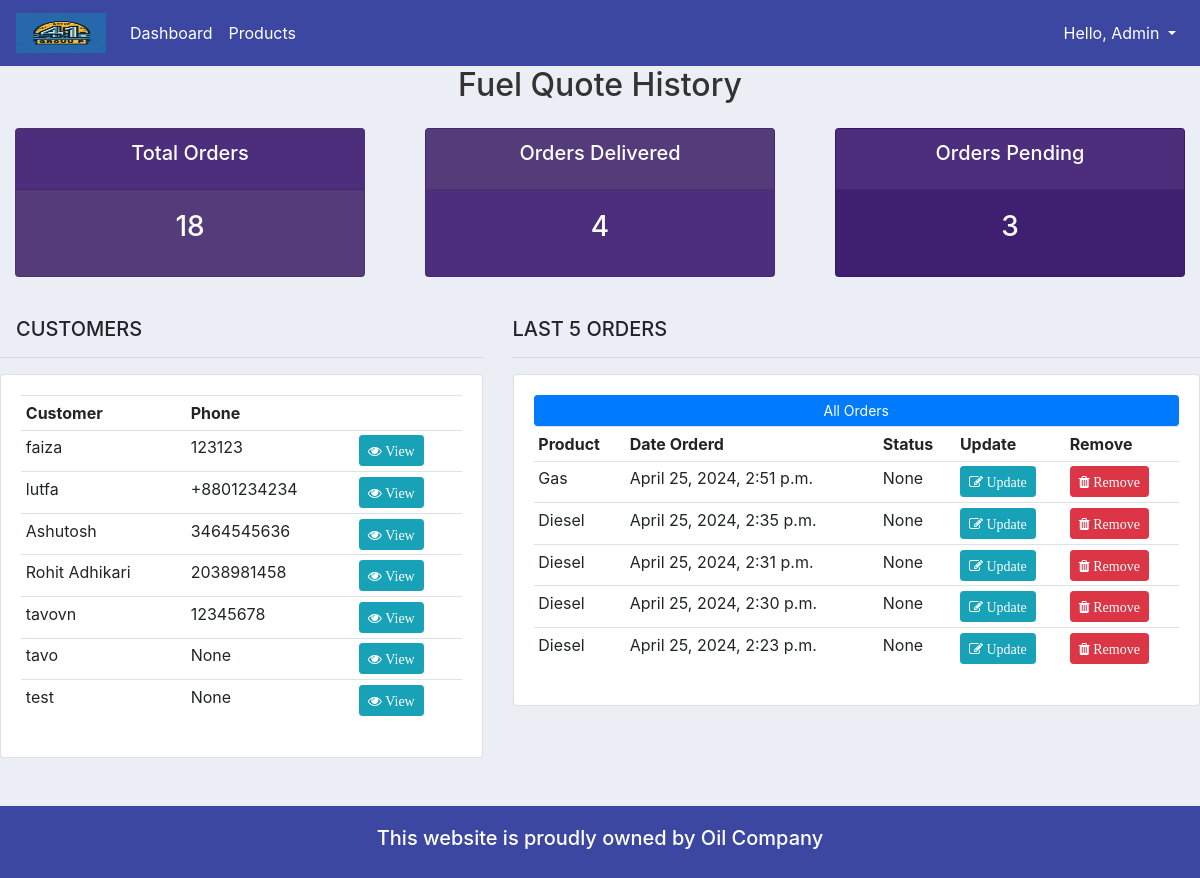
Page / (signed in) on the earlier database version.
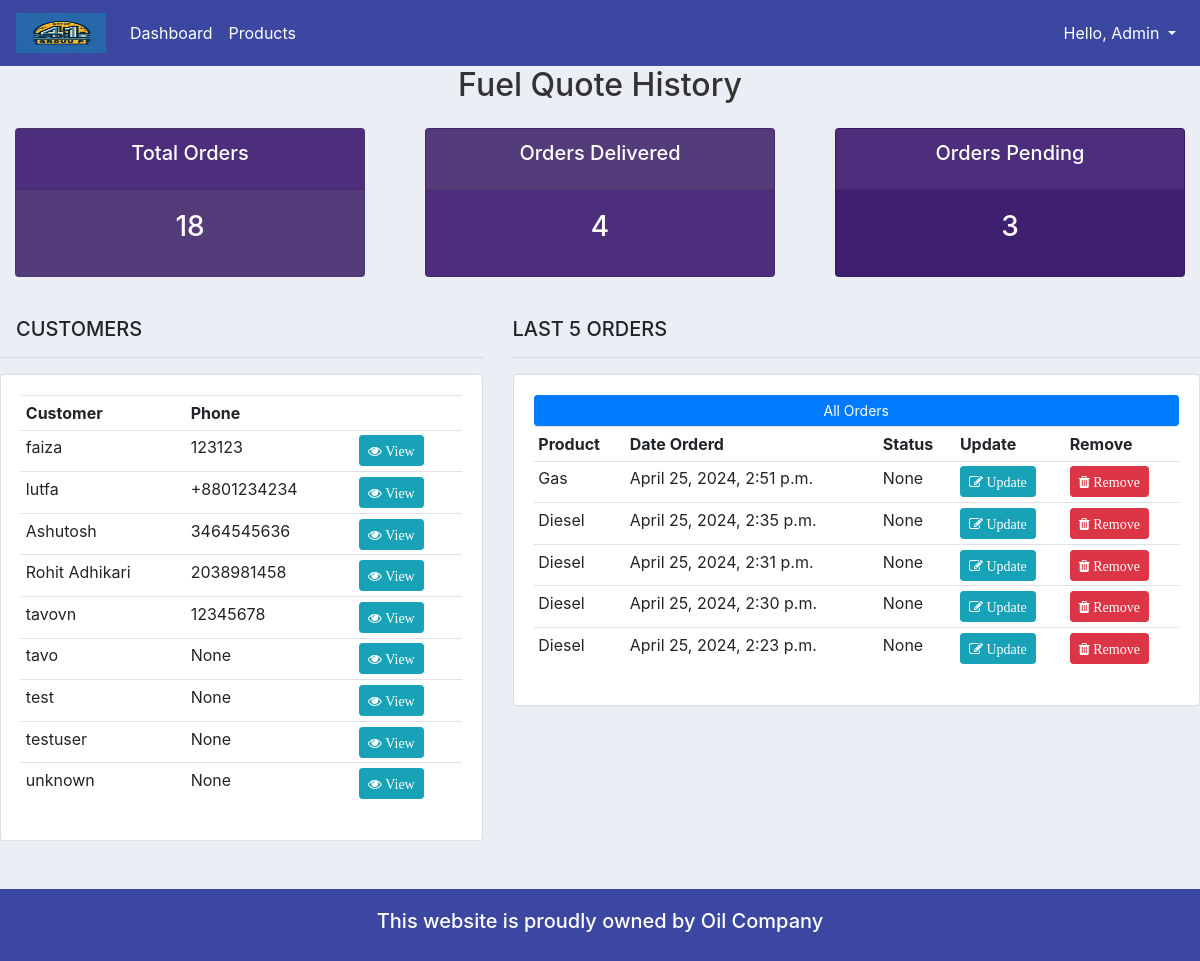
Same page on the later database version.
### accounts/models.py (models this page shows, shortened)
class Customer(models.Model):
    user = models.OneToOneField(User, null=True, blank=True, on_delete=models.CASCADE) # one to one relationships(one customer can have one user and one user can have one customer)
    name = models.CharField(max_length=200, null=True)
    phone = models.CharField(max_length=200, null=True)
    email = models.CharField(max_length=200, null=True)
    profile_pic = models.ImageField(default="profile1.png", null=True, blank=True)
    date_created = models.DateTimeField(auto_now_add=True, null=True)

class Order(models.Model):
    STATUS = (
        ('Pending', 'Pending'),
        ('Out for delivery', 'Out for delivery'),
        ('Delivered', 'Delivered'),
    )
    customer = models.ForeignKey(Customer, null=True, on_delete=models.SET_NULL) # one to many relationships
    product = models.ForeignKey(Product, null=True, on_delete=models.SET_NULL) # one to many relationships
    date_created = models.DateTimeField(auto_now_add=True, null=True)
    status = models.CharField(max_length=200, null=True, choices=STATUS)
    note = models.CharField(max_length=1000, null=True) # for custom Search
    price = models.CharField(max_length=1000, null=True) # for custom Search
    delivery_date = models.DateField(null=True, blank=True)
    delivery_address = models.CharField(max_length=200, null=True)  # New field
    city = models.CharField(max_length=100, null=True)  # New field
    state = models.CharField(max_length=100, null=True)  # New field
    zip_code = models.CharField(max_length=20, null=True)  # New field
    gallons_requested = models.FloatField(null=True)
    has_history = models.BooleanField(null=True)
    suggested_price = models.FloatField(null=True)
    total_amount = models.FloatField(null=True)

class Product(models.Model):
    CATEGORY = (
        ('Indoor', 'Indoor'),
        ('Out Door', 'Out Door'),
    )
    name = models.CharField(max_length=200, null=True)
    price = models.FloatField(null=True)
    category = models.CharField(max_length=200, null=True, choices=CATEGORY)
    description = models.CharField(max_length=200, null=True, blank=True)
    date_created = models.DateTimeField(auto_now_add=True, null=True)
    tags = models.ManyToManyField(Tag) # Many to Many relationships
    def __str__(self):
        return self.name

### accounts/decorators.py (the view)
	def wrapper_function(request, *args, **kwargs):
		group = None
		if request.user.groups.exists():
			group = request.user.groups.all()[0].name
		if group == 'customer':
			return redirect('user-page')
		if group == 'admin':
			return view_func(request, *args, **kwargs)

### accounts/views.py (called while the page is built)
@login_required(login_url='login')
@admin_only
def home(request):
    last_five_orders = Order.objects.all().order_by('-date_created')[:5]
    orders = Order.objects.all()
    customers = Customer.objects.all()
    total_customers = customers.count()
    total_orders = orders.count()
    delivered = orders.filter(status='Delivered').count()
    pending = orders.filter(status='Pending').count()
    context = {
        'last_five_orders': last_five_orders,
        'orders': orders,
        'customers': customers,
        'total_customers': total_customers,
        'total_orders': total_orders,
        'delivered': delivered,
        'pending': pending
    }
    return render(request, 'accounts/dashboard.html', context)

### accounts/templates/accounts/dashboard.html
{% extends 'accounts/main.html' %}
{% block content %}
{% include 'accounts/status.html' %}
<br>
<div class="row">
	<div class="col-md-5">
		<h5 class="ml-3">CUSTOMERS</h5>
		<hr>
		<div class="card card-body">
			<table class="table table-sm">
				<tr>
					<th>Customer</th>
					<th>Phone</th>
					<th></th>
				</tr>
				{% for customer in customers %}
					<tr>
						<td>{{ customer.name }}</td>
						<td>{{ customer.phone }}</td>
						<td><a class="btn btn-sm btn-info" href="{% url 'customer' customer.id %}"><i class="fa fa-eye"> View</i></a></td>
					</tr>
				{% endfor %}
			</table>
		</div>
	</div>
	<div class="col-md-7">
		<h5>LAST 5 ORDERS</h5>
		<hr>
		<div class="card card-body">
			<table class="table table-sm">
				<tr>
					<th>Product</th>
					<th>Date Orderd</th>
					<th>Status</th>
					<th>Update</th>
					<th>Remove</th>
				</tr>
				{% for order in last_five_orders %}
					<tr>
						<td>{{ order.product }}</td>
						<td>{{ order.date_created }}</td>
						<td>{{ order.status }}</td>
						<td><a class="btn btn-sm btn-info" href="{% url 'updateOrder' order.id %}"><i class="fa fa-edit"> Update</i></a></td>
						<td><a class="btn btn-sm btn-danger" href="{% url 'delete_order' order.id %}"><i class="fa fa-trash"> Remove</i></a></td>
					</tr>
				{% endfor %}
				<a class="btn btn-primary btn-sm btn-block" href="{% url 'allOrders' %}">All Orders</a>
			</table>
		</div>
	</div>
</div>
{% endblock %}

### accounts/templates/accounts/main.html (shortened to what this page needs)
{% load static %}
<!DOCTYPE html>
<html lang="en" dir="ltr">
  <head>
    <link rel="stylesheet" href="https://maxcdn.bootstrapcdn.com/bootstrap/4.0.0/css/bootstrap.min.css">
    <link rel="stylesheet" href="https://cdnjs.cloudflare.com/ajax/libs/font-awesome/4.7.0/css/font-awesome.min.css">
    <link rel="stylesheet" type="text/css" href="{% static '/css/main.css' %}">
    <link href="//cdn.bootcss.com/bootstrap-datetimepicker/4.17.44/css/bootstrap-datetimepicker.min.css" rel="stylesheet">
  </head>
  <body style="overflow-x: hidden;">
    {% include 'accounts/navbar.html' %}
    {% block content %}
    {% endblock %}
<br><br>
    <footer class="footer">
      <h5>This website is proudly owned by Oil Company</h5>
    </footer>
  </body>
</html>

### accounts/templates/accounts/navbar.html (shortened to what this page needs)
{% load static %}
{% load qr_code %}
<nav class="navbar navbar-expand-lg navbar-dark" style="background-color: #3B47A1;">
  <a class="navbar-brand" href="{% url 'home' %}">
    <img src="{% static 'images/logo1.png' %}" width="90" height="40" alt="">
  </a>
  <div class="collapse navbar-collapse" id="navbarSupportedContent">
    <ul class="navbar-nav mr-auto">
      {% if request.user.is_staff %}
      <li class="nav-item active">
        <a class="nav-link" href="{% url 'home' %}">Dashboard</a>
      </li>
      <li class="nav-item active">
        <a class="nav-link" href="{% url 'products' %}">Products</a>
      </li>
      {% endif %}
    </ul>
    <ul class="navbar-nav">
      <li class="nav-item dropdown">
        <a class="nav-link dropdown-toggle" href="#" id="navbarDropdown" role="button" data-toggle="dropdown"
          aria-haspopup="true" aria-expanded="false" style="color: #fff;">
          Hello, {{request.user}}
        </a>
      </li>
    </ul>
  </div>
</nav>

### accounts/templates/accounts/status.html
<div class="row">
    <div class="col">
        <div class="text-center mb-4">
            <h2 style="color: #333;">Fuel Quote History</h2>
        </div>
    </div>
</div>
<div class="row">
	<div class="col">
		<div class="col-md">
			<div class="card text-center text-white mb-3" id="total-orders">
			  	<div class="card-header" style="background-color: #4d2e7c;">
			  		<h5 class="card-title">Total Orders</h5>
			  	</div>
			  	<div class="card-body">
			    	<h3 class="card-title">{{ total_orders }}</h3>
			  	</div>
			</div>
		</div>
	</div>
	<div class="col">
		<div class="col-md">
			<div class="card text-center text-white mb-3" id="orders-delivered">
			  	<div class="card-header" style="background-color: #543b79;">
			  		<h5 class="card-title">Orders Delivered</h5>
			  	</div>
			  	<div class="card-body">
			    	<h3 class="card-title">{{ delivered }}</h3>
			  	</div>
			</div>
		</div>
	</div>
	<div class="col">
		<div class="col-md">
			<div class="card text-center text-white mb-3" id="orders-pending">
			  	<div class="card-header" style="background-color: #4d2e7c;">
			  		<h5 class="card-title">Orders Pending</h5>
			  	</div>
			  	<div class="card-body">
			    	<h3 class="card-title">{{ pending }}</h3>
			  	</div>
			</div>
		</div>
	</div>
</div>

### static/css/main.css (style rules this page uses)
body { background-color: #ebeff5; }
#total-orders { background-color: #543b79; }
#orders-delivered { background-color: #4d2e7c; }
#orders-pending { background-color: #3f1f6f; }

### accounts/templates/accounts/main.html (style rules this page uses)
.footer { background-color: #3b47a1; padding: 20px; color: white; text-align: center; }

Differences in the rows shown:
added Customer: name "testuser", phone "None"
added Customer: name "unknown", phone "None"
